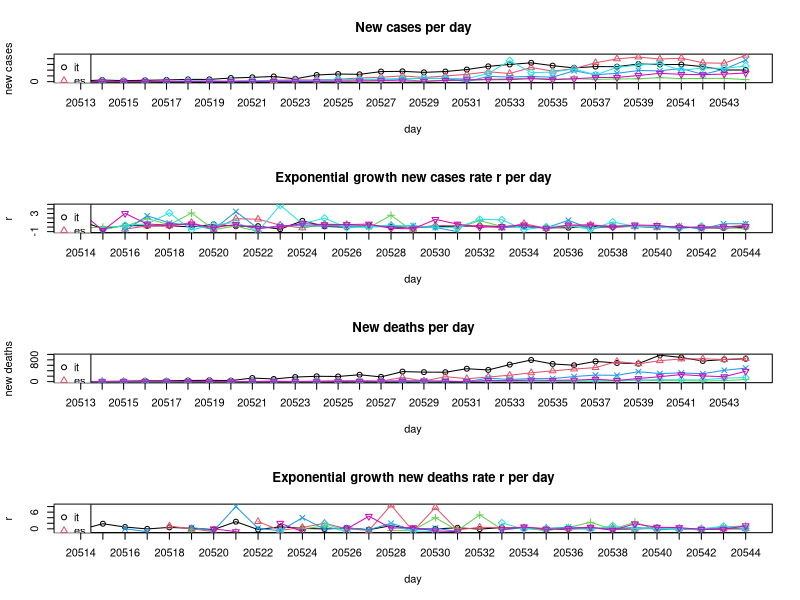

This figure's R source:
## Exponential growth
# y = a * (1 + r)^x
# a = initial value (the amount before measuring growth or decay)
# r = growth or decay rate (most often represented as a percentage and expressed as a decimal)
# x = number of time intervals that have passed
# (y/a)^(1/x) - 1 = r

BASE_DIR <- "~/covid-19/"
setwd(BASE_DIR)

## March: New confirmed covid-19 cases per day. Data taken from daily situation reports from the WHO website.
days <- as.Date(c('01.03','02.03','03.03','04.03','05.03','06.03','07.03',
          '08.03','09.03','10.03','11.03','12.03','13.03','14.03',
          '15.03','16.03','17.03','18.03','19.03','20.03','21.03',
          '22.03','23.03','24.03','25.03','26.03','27.03','28.03',
          '29.03','30.03','31.03','01.04'), tryFormats = c("%d.%m"))
it <- c(240,561,347,466,587,769,778,1247,1492,1797,977,2313,2651,
        2547,3497,3590,3233,3526,4207,5322,5986,6557,5560,4789,5249,
        5210,6153,5959,5974,5217,4050,4053)
es <- c(13,0,69,37,47,59,117,56,159,435,615,501,825,1266,1522,2000,
        1438,1987,2538,3431,2833,4946,3646,4517,6584,7937,8578,7871,
        8189,6549,6398,9222)
ch <- c(8,6,6,7,20,30,123,55,68,0,159,154,213,267,234,841,0,450,353,
        853,977,1237,894,1044,774,925,1000,1390,1048,1122,1138,696)
fr <- c(43,0,91,21,73,138,193,93,410,286,372,495,591,780,829,911,
        1193,1079,0,1834,1598,1821,1525,3794,2410,2895,3866,3756,
        4603,2497,4335,7500)
de <- c(0,72,28,39,66,272,105,156,317,27,157,271,802,693,733,1043,
        1174,1144,1042,2801,7324,3140,3311,4438,2342,4954,5780,6294,
        3965,4751,4615,5453)
uk <- c(3,13,3,12,20,29,49,43,67,46,50,87,134,208,342,251,152,407,
        672,647,706,1035,669,967,1427,1452,2129,2885,2546,2433,2619,
        3009)
all_countries <- list(it,es,ch,fr,de,uk)

## March: New confirmed covid-19 deaths per day. Data taken from daily situation reports from the WHO website.
it_d <- c(8,6,17,28,27,41,49,37,132,97,168,196,189,252,173,368,349,
          345,473,429,625,795,649,601,743,685,660,971,887,758,810,
          839)
es_d <- c(0,0,0,0,1,2,2,0,5,18,8,12,36,36,16,152,21,182,107,169,
          235,324,394,462,514,738,655,769,832,838,812,849)
ch_d <- c(0,0,0,0,0,1,0,1,0,0,1,1,2,0,5,2,1,5,2,12,10,13,4,6,20,17,
          58,36,38,22,38,78)
fr_d <- c(0,0,1,1,0,2,3,1,9,11,3,15,13,18,12,36,21,27,0,128,78,112,
          112,186,240,231,364,297,319,291,415,497)
de_d <- c(0,0,0,0,0,0,0,0,0,2,0,1,3,0,2,4,1,0,0,8,25,22,27,32,23,49,
          55,72,64,66,128,149)
uk_d <- c(0,0,0,0,0,0,1,1,0,1,3,0,2,2,11,14,20,5,0,41,33,56,48,54,
          87,41,115,181,260,209,180,381)
all_countries_d <- list(it_d,es_d,ch_d,fr_d,de_d,uk_d)

## Computing exponential growth rates r
compute_r <- function(y, t, x){
  r <- c()
  for(i in 2:length(t)){
    new_r <- (y[i] / y[i-1])^(1/x) - 1
    if(abs(new_r) %in% c(Inf, NaN)) new_r <- NA
    r <- c(r, new_r)
  }
  return(r)
}

r_it <- compute_r(it, days, 1)
r_es <- compute_r(es, days, 1)
r_ch <- compute_r(ch, days, 1)
r_fr <- compute_r(fr, days, 1)
r_de <- compute_r(de, days, 1)
r_uk <- compute_r(uk, days, 1)
all_countries_r <- list(r_it,r_es,r_ch,r_fr,r_de,r_uk)

r_it_d <- compute_r(it_d, days, 1)
r_es_d <- compute_r(es_d, days, 1)
r_ch_d <- compute_r(ch_d, days, 1)
r_fr_d <- compute_r(fr_d, days, 1)
r_de_d <- compute_r(de_d, days, 1)
r_uk_d <- compute_r(uk_d, days, 1)
all_countries_r_d <- list(r_it_d,r_es_d,r_ch_d,r_fr_d,r_de_d,r_uk_d)

## Plotting
all_countries_names <- c('it','es','ch','fr','de','uk')
colors <- 1:length(all_countries_names)
pchs <- 1:length(all_countries_names)

pdf('figures/static-new-cases-with-growth-rate.pdf', height = 10, paper = 'a4')

par(mfrow=c(4,1))

# New cases per day
plot(days, unlist(all_countries[1]), main='New cases per day', type='o',
     ylim=c(0,max(unlist(all_countries),na.rm=T)),
     xaxt="n", col=colors[1], pch=pchs[1], ylab='new cases', xlab='day')
axis(1, at=days, labels=T)
for(i in 2:length(all_countries)){
  lines(days, unlist(all_countries[i]), type='o', col=colors[i], pch=pchs[i])
}
legend('topleft',legend=all_countries_names,col=colors,pch=pchs)

# Exponential growth new cases rate r per day
plot(days[-1], unlist(all_countries_r[1]), main='Exponential growth new cases rate r per day', type='o',
     ylim=c(min(unlist(all_countries_r),na.rm=T), max(unlist(all_countries_r),na.rm=T)),
     xaxt="n", col=colors[1], pch=pchs[1], ylab='r', xlab='day')
axis(1, at=days[-1], labels=T)
for(i in 2:length(all_countries_r)){
  lines(days[-1], unlist(all_countries_r[i]), type='o', col=colors[i], pch=pchs[i])
}
legend('topleft',legend=all_countries_names,col=colors,pch=pchs)


# New deaths per day
plot(days, unlist(all_countries_d[1]), main='New deaths per day', type='o',
     ylim=c(0,max(unlist(all_countries_d),na.rm=T)),
     xaxt="n", col=colors[1], pch=pchs[1], ylab='new deaths', xlab='day')
axis(1, at=days, labels=T)
for(i in 2:length(all_countries_d)){
  lines(days, unlist(all_countries_d[i]), type='o', col=colors[i], pch=pchs[i])
}
legend('topleft',legend=all_countries_names,col=colors,pch=pchs)

# Exponential growth new deaths rate r per day
plot(days[-1], unlist(all_countries_r_d[1]), main='Exponential growth new deaths rate r per day', type='o',
     ylim=c(min(unlist(all_countries_r_d),na.rm=T), max(unlist(all_countries_r_d),na.rm=T)),
     xaxt="n", col=colors[1], pch=pchs[1], ylab='r', xlab='day')
axis(1, at=days[-1], labels=T)
for(i in 2:length(all_countries_r_d)){
  lines(days[-1], unlist(all_countries_r_d[i]), type='o', col=colors[i], pch=pchs[i])
}
legend('topleft',legend=all_countries_names,col=colors,pch=pchs)

dev.off <- dev.off()
